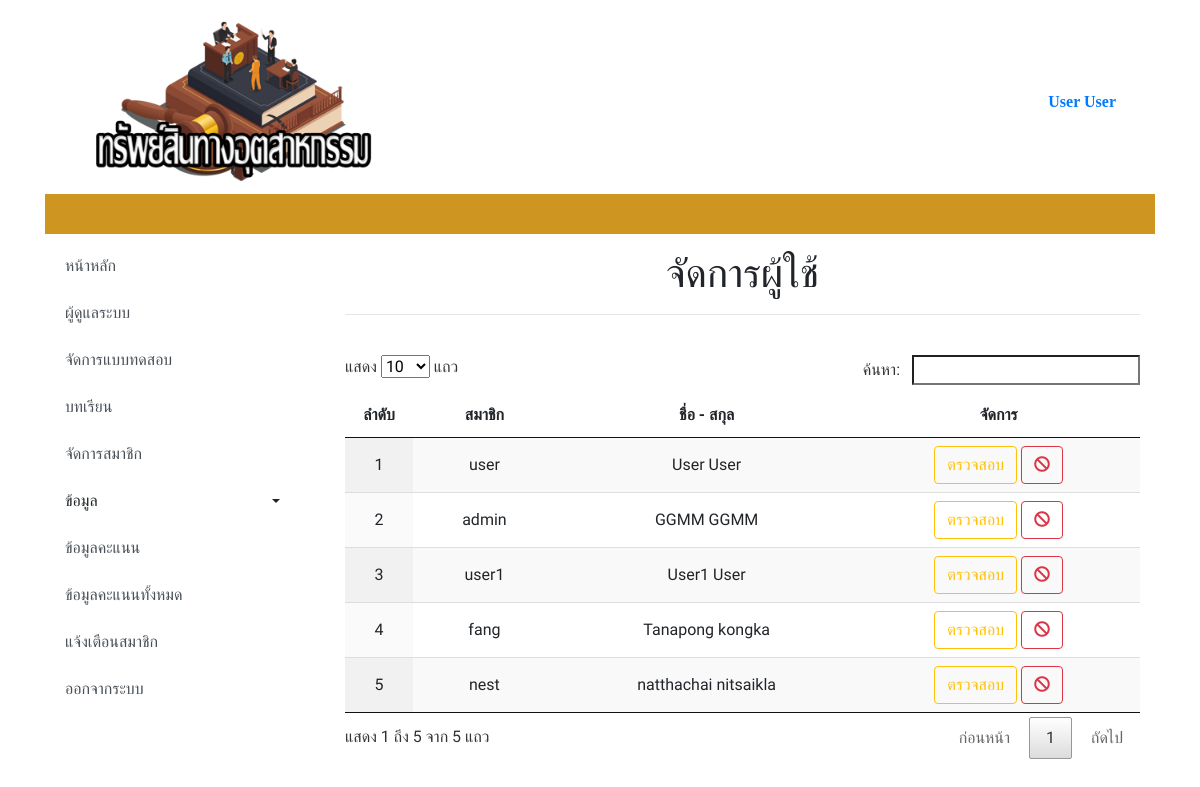
The page /admin/index.php?anw (signed in) on the database its author committed.
### tables this page shows
CREATE TABLE `user` (
  `ID` int(5) NOT NULL,
  `Username` varchar(50) NOT NULL,
  `Password` varchar(200) NOT NULL,
  `Firstname` varchar(100) NOT NULL,
  `Lastname` varchar(100) NOT NULL,
  `email` varchar(100) NOT NULL,
  `phone` text NOT NULL,
  `Userlevel` varchar(1) NOT NULL,
  `user_date` date NOT NULL,
  `session_id` varchar(50) NOT NULL,
  `Status` varchar(1) NOT NULL
);

### admin/show_user_anw.php (the view, shortened to what this page needs)
<?php
$query_user = "SELECT * FROM user";
$user = mysqli_query($con,$query_user) or die(mysqli_error());
$row_user = mysqli_fetch_assoc($user);
$totalRows_user = mysqli_num_rows($user);
?>
<div class="col-md-9">
	<div class="py-2">
		<div class="container">
			<div class="row">
				<div class="col-md-12">
					<h1 class="text-center" >จัดการผู้ใช้</h1>
					<hr>
				</div>
			</div>
		</div>
	</div>
	<div class="py-3">
		<div class="container">
			<div class="row">
				<div class="col-md-12">
					<div class="table-responsive text-center">
						<table class="display" id="example">
							<?php if ($totalRows_user > 0) {?>
								<thead>
									<tr class="text-center">
										<th scope="col" width="5">ลำดับ</th>
										<th scope="col">สมาชิก</th>
										<th scope="col">ชื่อ  - สกุล</th>
										<th scope="col">จัดการ</th>
									</tr>
								</thead>
								<tbody>
									<?php
									$i = 1 ;
									do { ?>
										<tr class="text-center">
											<td><?php echo $i ?></td>
											<td><?php echo $row_user['Username']; ?></td>
											<td><?php echo $row_user['Firstname'] . "  " . $row_user['Lastname']; ?></td>
											<td>
												<a href="index.php?anws&user_id=<?php echo $row_user['ID'];?>" class="btn btn-outline-warning my-2 my-sm-0" >ตรวจสอบ</a>
												<?php if ($row_user['Userlevel'] <> 'E' ): ?>
													<a href="del_user.php?User_id=<?php echo $row_user['ID'];?>&Userlevel=E" class="btn btn-outline-danger my-2 my-sm-0" onClick="return confirm('ยืนยันการยกเลิกผู้ใช้');"><i class="fas fa-ban"></i></a>
												<?php else: ?>
														<a href="del_user.php?User_id=<?php echo $row_user['ID'];?>&Userlevel=M" class="btn btn-outline-secondary my-2 my-sm-0" onClick="return confirm('ยืนยันการใช้งานผู้ใช้');"><i class="fas fa-redo-alt"></i></a>
												<?php endif ?>
											</td>
											</tr>
											<?php
											$i += 1;
										} while ($row_user = mysqli_fetch_assoc($user)); ?>
									</tbody>
								</table>
							<?php }else {
								echo "<h3> ยังไม่มีคะแนน </h3>";
							}
							mysqli_free_result($user);?>
						</div>
					</div>
				</div>
			</div>
		</div>
		<div class="py-5">
		</div>
	</div>

### rows shown on the page
user: Username "user", Firstname "User", Lastname "User"
user: Username "admin", Firstname "GGMM", Lastname "GGMM"
user: Username "user1", Firstname "User1", Lastname "User"
user: Username "fang", Firstname "Tanapong", Lastname "kongka"
user: Username "nest", Firstname "natthachai", Lastname "nitsaikla"

### other values the page prints
$_SESSION["User"] "User User"
